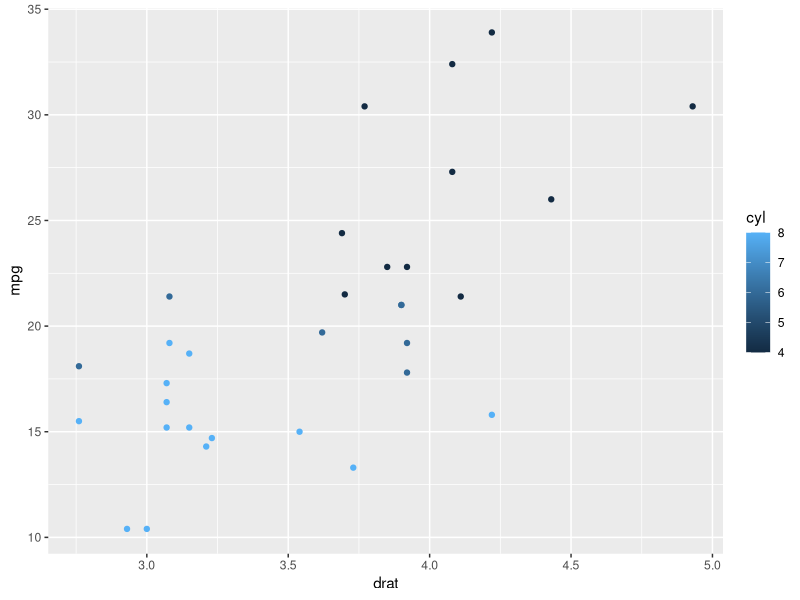
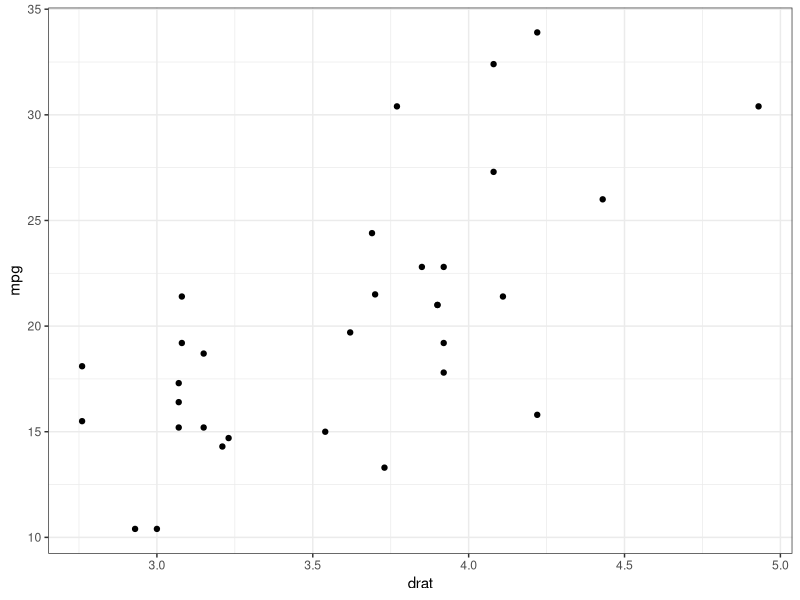

Write the R code that produced these figures, in order.
## ---- chunk 1
#| echo: fenced
library(ggplot2)

mtcars |>
  ggplot(aes(x = drat, y = mpg, color = cyl)) +
  geom_point()
## ---- chunk 2
#| echo: fenced

head(mtcars[, 1:3]) |> knitr::kable()
## ---- chunk 3
#| echo: fenced
#| label: "fig-mpg-vs-drat"
#| fig-cap: "mpg versus drat"
#| fig-align: "left"
library(ggplot2)
mtcars |>
  ggplot(aes(x = drat, y = mpg)) + geom_point() + theme_bw()
